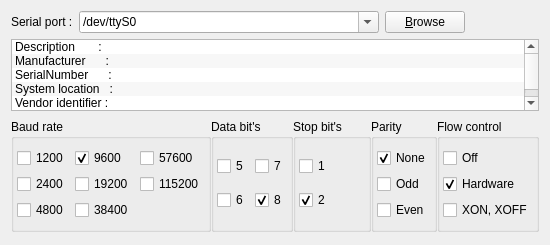
     <widget class="QWidget" name="portTab">
      <attribute name="title">
       <string>Port settings</string>
      </attribute>
      <layout class="QVBoxLayout" name="verticalLayout_2">
       <item>
        <layout class="QVBoxLayout" name="verticalLayout_4">
         <item>
          <layout class="QGridLayout" name="gridLayout_7">
           <item row="0" column="1">
            <widget class="QComboBox" name="portNameComboBox">
             <property name="minimumSize">
              <size>
               <width>300</width>
               <height>0</height>
              </size>
             </property>
             <property name="editable">
              <bool>true</bool>
             </property>
             <item>
              <property name="text">
               <string>/dev/ttyS0</string>
              </property>
             </item>
             <item>
              <property name="text">
               <string>/dev/ttyS1</string>
              </property>
             </item>
             <item>
              <property name="text">
               <string>/dev/ttyUSB0</string>
              </property>
             </item>
             <item>
              <property name="text">
               <string>/dev/ttyUSB1</string>
              </property>
             </item>
            </widget>
           </item>
           <item row="0" column="4">
            <spacer name="horizontalSpacer_5">
             <property name="orientation">
              <enum>Qt::Horizontal</enum>
             </property>
             <property name="sizeHint" stdset="0">
              <size>
               <width>40</width>
               <height>20</height>
              </size>
             </property>
            </spacer>
           </item>
           <item row="0" column="0">
            <widget class="QLabel" name="label_2">
             <property name="text">
              <string>Serial port :</string>
             </property>
            </widget>
           </item>
           <item row="0" column="3">
            <widget class="QPushButton" name="browseButton">
             <property name="text">
              <string>&amp;Browse</string>
             </property>
             <property name="icon">
              <iconset resource="application.qrc">
               <normaloff>:/images/browse.png</normaloff>:/images/browse.png</iconset>
             </property>
            </widget>
           </item>
          </layout>
         </item>
         <item>
          <widget class="QListWidget" name="portInfoListWidget">
           <property name="focusPolicy">
            <enum>Qt::NoFocus</enum>
           </property>
           <property name="toolTip">
            <string>Serial port information</string>
           </property>
           <property name="statusTip">
            <string>Information about serial port</string>
           </property>
           <property name="sizeAdjustPolicy">
            <enum>QAbstractScrollArea::AdjustToContents</enum>
           </property>
           <property name="editTriggers">
            <set>QAbstractItemView::NoEditTriggers</set>
           </property>
           <property name="showDropIndicator" stdset="0">
            <bool>false</bool>
           </property>
           <property name="alternatingRowColors">
            <bool>true</bool>
           </property>
           <item>
            <property name="text">
             <string>Description       :</string>
            </property>
           </item>
           <item>
            <property name="text">
             <string>Manufacturer      :</string>
            </property>
           </item>
           <item>
            <property name="text">
             <string>SerialNumber      :</string>
            </property>
           </item>
           <item>
            <property name="text">
             <string>System location   :</string>
            </property>
           </item>
           <item>
            <property name="text">
             <string>Vendor identifier :</string>
            </property>
           </item>
           <item>
            <property name="text">
             <string>Product identifier:</string>
            </property>
           </item>
          </widget>
         </item>
        </layout>
       </item>
       <item>
        <spacer name="verticalSpacer_3">
         <property name="orientation">
          <enum>Qt::Vertical</enum>
         </property>
         <property name="sizeType">
          <enum>QSizePolicy::Preferred</enum>
         </property>
         <property name="sizeHint" stdset="0">
          <size>
           <width>20</width>
           <height>2</height>
          </size>
         </property>
        </spacer>
       </item>
       <item>
        <layout class="QHBoxLayout" name="horizontalLayout_3">
         <property name="spacing">
          <number>0</number>
         </property>
         <item>
          <widget class="QGroupBox" name="groupBox">
           <property name="title">
            <string>Baud rate</string>
           </property>
           <layout class="QGridLayout" name="gridLayout">
            <property name="leftMargin">
             <number>3</number>
            </property>
            <property name="rightMargin">
             <number>3</number>
            </property>
            <item row="0" column="0">
             <widget class="QCheckBox" name="b3CheckBox">
              <property name="text">
               <string>1200</string>
              </property>
              <property name="autoExclusive">
               <bool>true</bool>
              </property>
             </widget>
            </item>
            <item row="1" column="0">
             <widget class="QCheckBox" name="b4CheckBox">
              <property name="text">
               <string>2400</string>
              </property>
              <property name="autoExclusive">
               <bool>true</bool>
              </property>
             </widget>
            </item>
            <item row="2" column="0">
             <widget class="QCheckBox" name="b5CheckBox">
              <property name="text">
               <string>4800</string>
              </property>
              <property name="autoExclusive">
               <bool>true</bool>
              </property>
             </widget>
            </item>
            <item row="0" column="1">
             <widget class="QCheckBox" name="b6CheckBox">
              <property name="text">
               <string>9600</string>
              </property>
              <property name="checked">
               <bool>true</bool>
              </property>
              <property name="autoExclusive">
               <bool>true</bool>
              </property>
             </widget>
            </item>
            <item row="1" column="1">
             <widget class="QCheckBox" name="b7CheckBox">
              <property name="text">
               <string>19200</string>
              </property>
              <property name="autoExclusive">
               <bool>true</bool>
              </property>
             </widget>
            </item>
            <item row="2" column="1">
             <widget class="QCheckBox" name="b8CheckBox">
              <property name="text">
               <string>38400</string>
              </property>
              <property name="autoExclusive">
               <bool>true</bool>
              </property>
             </widget>
            </item>
            <item row="0" column="2">
             <widget class="QCheckBox" name="b9CheckBox">
              <property name="text">
               <string>57600</string>
              </property>
              <property name="autoExclusive">
               <bool>true</bool>
              </property>
             </widget>
            </item>
            <item row="1" column="2">
             <widget class="QCheckBox" name="b11CheckBox">
              <property name="text">
               <string>115200</string>
              </property>
              <property name="autoExclusive">
               <bool>true</bool>
              </property>
             </widget>
            </item>
           </layout>
          </widget>
         </item>
         <item>
          <widget class="QGroupBox" name="groupBox_2">
           <property name="title">
            <string>Data bit's</string>
           </property>
           <layout class="QGridLayout" name="gridLayout_2">
            <property name="leftMargin">
             <number>3</number>
            </property>
            <property name="rightMargin">
             <number>3</number>
            </property>
            <item row="0" column="1">
             <widget class="QCheckBox" name="d3CheckBox">
              <property name="text">
               <string>7</string>
              </property>
              <property name="autoExclusive">
               <bool>true</bool>
              </property>
             </widget>
            </item>
            <item row="0" column="0">
             <widget class="QCheckBox" name="d1CheckBox">
              <property name="text">
               <string>5</string>
              </property>
              <property name="autoExclusive">
               <bool>true</bool>
              </property>
             </widget>
            </item>
            <item row="1" column="1">
             <widget class="QCheckBox" name="d4CheckBox">
              <property name="text">
               <string>8</string>
              </property>
              <property name="checked">
               <bool>true</bool>
              </property>
              <property name="autoExclusive">
               <bool>true</bool>
              </property>
             </widget>
            </item>
            <item row="1" column="0">
             <widget class="QCheckBox" name="d2CheckBox">
              <property name="text">
               <string>6</string>
              </property>
              <property name="autoExclusive">
               <bool>true</bool>
              </property>
             </widget>
            </item>
           </layout>
          </widget>
         </item>
         <item>
          <widget class="QGroupBox" name="groupBox_3">
           <property name="title">
            <string>Stop bit's</string>
           </property>
           <layout class="QGridLayout" name="gridLayout_3">
            <property name="leftMargin">
             <number>3</number>
            </property>
            <property name="rightMargin">
             <number>3</number>
            </property>
            <item row="0" column="0">
             <widget class="QCheckBox" name="s1CheckBox">
              <property name="text">
               <string>1</string>
              </property>
              <property name="autoExclusive">
               <bool>true</bool>
              </property>
             </widget>
            </item>
            <item row="1" column="0">
             <widget class="QCheckBox" name="s2CheckBox">
              <property name="text">
               <string>2</string>
              </property>
              <property name="checked">
               <bool>true</bool>
              </property>
              <property name="autoExclusive">
               <bool>true</bool>
              </property>
             </widget>
            </item>
           </layout>
          </widget>
         </item>
         <item>
          <widget class="QGroupBox" name="groupBox_4">
           <property name="title">
            <string>Parity</string>
           </property>
           <layout class="QGridLayout" name="gridLayout_4">
            <property name="leftMargin">
             <number>3</number>
            </property>
            <property name="rightMargin">
             <number>3</number>
            </property>
            <item row="0" column="0">
             <widget class="QCheckBox" name="p1CheckBox">
              <property name="text">
               <string>None</string>
              </property>
              <property name="checked">
               <bool>true</bool>
              </property>
              <property name="autoExclusive">
               <bool>true</bool>
              </property>
             </widget>
            </item>
            <item row="2" column="0">
             <widget class="QCheckBox" name="p3CheckBox">
              <property name="text">
               <string>Even</string>
              </property>
              <property name="autoExclusive">
               <bool>true</bool>
              </property>
             </widget>
            </item>
            <item row="1" column="0">
             <widget class="QCheckBox" name="p2CheckBox">
              <property name="text">
               <string>Odd</string>
              </property>
              <property name="autoExclusive">
               <bool>true</bool>
              </property>
             </widget>
            </item>
           </layout>
          </widget>
         </item>
         <item>
          <widget class="QGroupBox" name="flowControlGroupBox">
           <property name="title">
            <string>Flow control</string>
           </property>
           <layout class="QGridLayout" name="gridLayout_5">
            <property name="leftMargin">
             <number>3</number>
            </property>
            <property name="rightMargin">
             <number>3</number>
            </property>
            <item row="0" column="0">
             <widget class="QCheckBox" name="f1CheckBox">
              <property name="text">
               <string>Off</string>
              </property>
              <property name="autoExclusive">
               <bool>true</bool>
              </property>
             </widget>
            </item>
            <item row="1" column="0">
             <widget class="QCheckBox" name="f2CheckBox">
              <property name="text">
               <string>Hardware</string>
              </property>
              <property name="checked">
               <bool>true</bool>
              </property>
              <property name="autoRepeat">
               <bool>false</bool>
              </property>
              <property name="autoExclusive">
               <bool>true</bool>
              </property>
             </widget>
            </item>
            <item row="2" column="0">
             <widget class="QCheckBox" name="f3CheckBox">
              <property name="text">
               <string>XON, XOFF</string>
              </property>
              <property name="autoExclusive">
               <bool>true</bool>
              </property>
             </widget>
            </item>
           </layout>
          </widget>
         </item>
        </layout>
       </item>
       <item>
        <spacer name="verticalSpacer">
         <property name="orientation">
          <enum>Qt::Vertical</enum>
         </property>
         <property name="sizeHint" stdset="0">
          <size>
           <width>20</width>
           <height>2</height>
          </size>
         </property>
        </spacer>
       </item>
      </layout>
     </widget>
